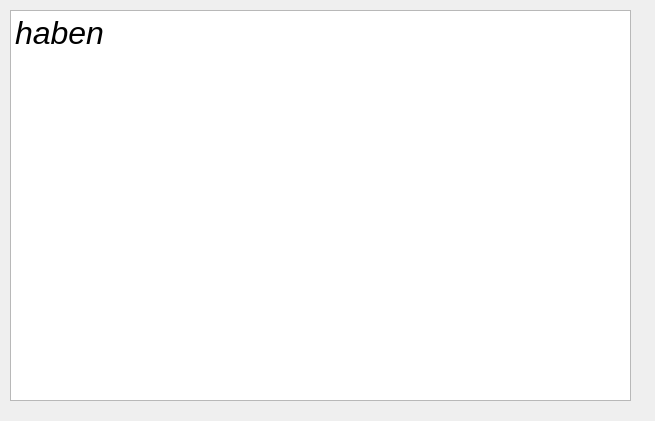
<?xml version="1.0" encoding="UTF-8"?>
<ui version="4.0">
 <class>InputMethod</class>
 <widget class="QWidget" name="InputMethod">
  <property name="geometry">
   <rect>
    <x>0</x>
    <y>0</y>
    <width>655</width>
    <height>421</height>
   </rect>
  </property>
  <property name="windowTitle">
   <string>Form</string>
  </property>
  <widget class="QTextBrowser" name="textBrowser">
   <property name="geometry">
    <rect>
     <x>10</x>
     <y>10</y>
     <width>621</width>
     <height>391</height>
    </rect>
   </property>
   <property name="html">
    <string>&lt;!DOCTYPE HTML PUBLIC &quot;-//W3C//DTD HTML 4.0//EN&quot; &quot;http://www.w3.org/TR/REC-html40/strict.dtd&quot;&gt;
&lt;html&gt;&lt;head&gt;&lt;meta name=&quot;qrichtext&quot; content=&quot;1&quot; /&gt;&lt;style type=&quot;text/css&quot;&gt;
p, li { white-space: pre-wrap; }
&lt;/style&gt;&lt;/head&gt;&lt;body style=&quot; font-family:'SimSun'; font-size:9pt; font-weight:400; font-style:normal;&quot;&gt;
&lt;p style=&quot; margin-top:0px; margin-bottom:0px; margin-left:0px; margin-right:0px; -qt-block-indent:0; text-indent:0px;&quot;&gt;&lt;span style=&quot; font-size:24pt; font-style:italic;&quot;&gt;haben&lt;/span&gt;&lt;/p&gt;&lt;/body&gt;&lt;/html&gt;</string>
   </property>
  </widget>
 </widget>
 <resources/>
 <connections/>
</ui>
